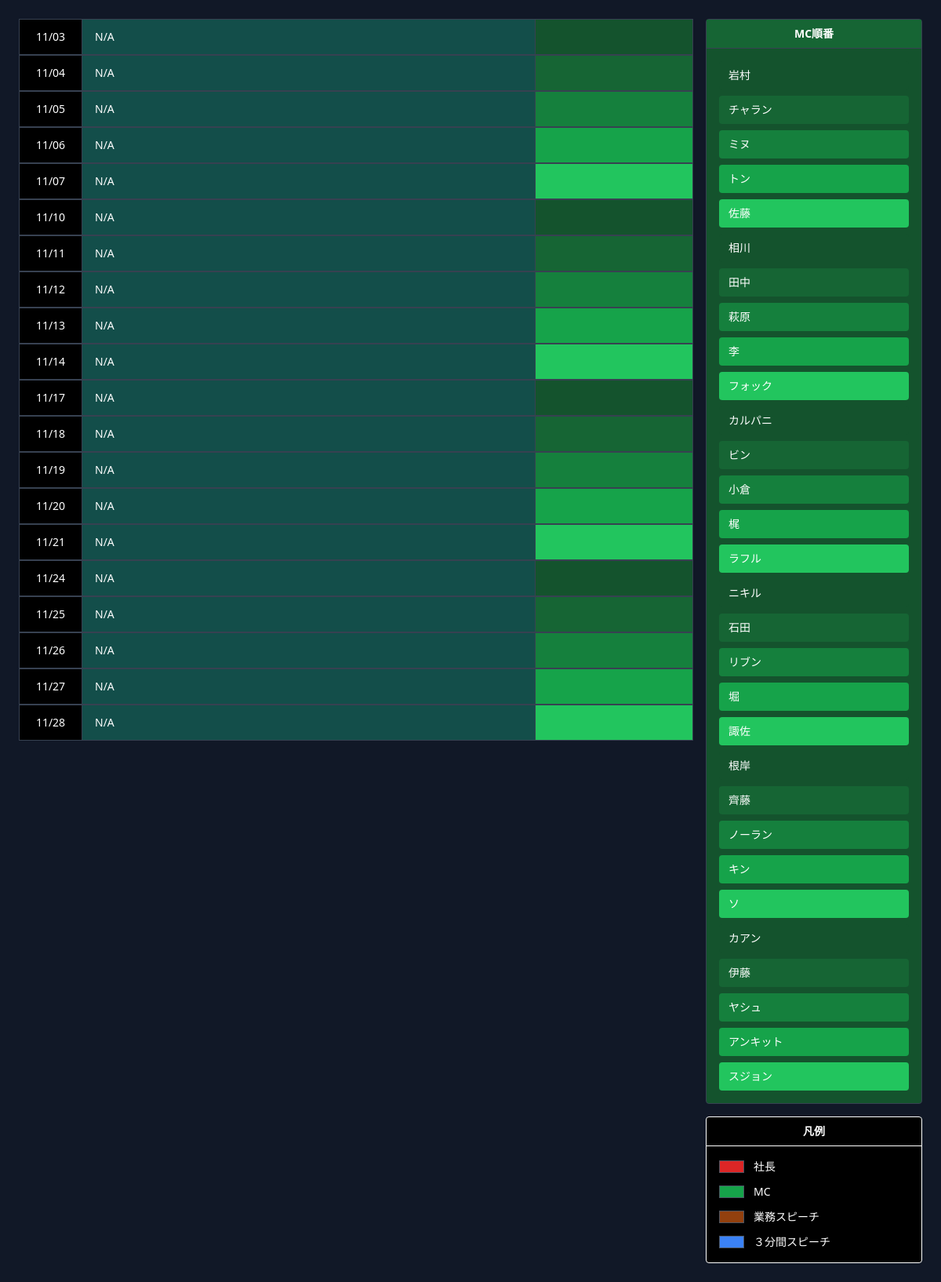
The page /mc-schedule/ on the database its author committed.
### core/models.py (models this page shows, shortened)
class Employee(models.Model):
    name = models.CharField(max_length=100)
    email = models.EmailField(unique=True)
    employee_id = models.CharField(max_length=10, unique=True)
    order = models.IntegerField(default=0)
    order_gyomu = models.IntegerField(default=0)
    role = models.CharField(max_length=20, choices=Role.choices, default=Role.MEMBER)
    is_rotation_active = models.BooleanField(default=True)

### core/views.py (the view)
# urls.py: path("mc-schedule/", views.mc_schedule_view, name="mc_schedule"),
def mc_schedule_view(request):
    schedule_entries = ScheduleEntry.objects.select_related('assigned_employee').order_by('date')
    mc_employees = Employee.objects.filter(is_rotation_active=True)
    green_shades = ["bg-green-900", "bg-green-800", "bg-green-700", "bg-green-600", "bg-green-500"]
    schedule_data = []
    for i, entry in enumerate(schedule_entries):
        schedule_data.append({
            "date_display": entry.date.strftime("%m/%d"),
            "member": entry.assigned_employee.name if entry.assigned_employee else "N/A",
            "mc": "",
            "role": entry.assigned_employee.get_role_display() if entry.assigned_employee else "",
            "color_class": "bg-teal-900", # Default color
            "mc_color_class": green_shades[i % len(green_shades)],
        })
    context = {
        "schedule_data": schedule_data,
        "mc_names": [e.name for e in mc_employees],
    }
    return render(request, "core/mc_schedule.html", context)

### core/templates/core/mc_schedule.html (shortened to what this page needs)
<!doctype html>
<html lang="ja">
  <head>
    <script src="https://cdn.tailwindcss.com"></script>
  </head>
  <body class="bg-gray-900 text-white">
    <div class="p-6 min-h-screen">
      <div class="grid grid-cols-12 gap-4">
        <div class="col-span-9 flex flex-col">
          <div class="flex flex-col">
            {% for entry in schedule_data %}
              <div class="grid gap-0 border border-gray-700" style="grid-template-columns: 80px 1fr 200px;">
                <div class="py-3 px-2 text-center text-sm bg-black border-r border-gray-700">
                  {{ entry.date_display }}
                </div>
                <div class="py-3 px-4 text-sm border-r border-gray-700 {{ entry.color_class }}">
                  {{ entry.member }}
                </div>
                <div class="py-3 px-4 text-sm {{ entry.mc_color_class }}">
                </div>
              </div>
            {% endfor %}
          </div>
        </div>
        <div class="col-span-3 flex flex-col gap-4">
          <div class="bg-green-900 border border-gray-700 rounded">
            <div class="bg-green-800 border-b border-gray-700 py-2 px-4 text-sm font-semibold text-center">
              MC順番
            </div>
            <div class="p-4 space-y-2">
              {% for mc in mc_names %}
                <div class="text-sm {% cycle 'bg-green-900' 'bg-green-800' 'bg-green-700' 'bg-green-600' 'bg-green-500' %} py-2 px-3 rounded">
                  {{ mc }}
                </div>
              {% endfor %}
            </div>
          </div>
          <div class="bg-black border border-white rounded">
            <div class="border-b border-white py-2 px-4 text-sm font-semibold text-center">
              凡例
            </div>
            <div class="p-4 space-y-3">
              <div class="flex items-center gap-3">
                <div class="w-8 h-4 bg-red-600 border border-gray-600"></div>
                <span class="text-sm">社長</span>
              </div>
              <div class="flex items-center gap-3">
                <div class="w-8 h-4 bg-green-600 border border-gray-600"></div>
                <span class="text-sm">MC</span>
              </div>
              <div class="flex items-center gap-3">
                <div class="w-8 h-4 bg-amber-800 border border-gray-600"></div>
                <span class="text-sm">業務スピーチ</span>
              </div>
              <div class="flex items-center gap-3">
                <div class="w-8 h-4 bg-blue-500 border border-gray-600"></div>
                <span class="text-sm">３分間スピーチ</span>
              </div>
            </div>
          </div>
        </div>
      </div>
    </div>
  </body>
</html>

### rows shown on the page
Employee: mc_names "岩村"
Employee: mc_names "チャラン"
Employee: mc_names "ミヌ"
Employee: mc_names "トン"
Employee: mc_names "佐藤"
Employee: mc_names "相川"
Employee: mc_names "田中"
Employee: mc_names "萩原"
Employee: mc_names "フォック"
Employee: mc_names "カルパニ"
Employee: mc_names "ビン"
Employee: mc_names "小倉"
Employee: mc_names "ラフル"
Employee: mc_names "ニキル"
Employee: mc_names "石田"
Employee: mc_names "リブン"
Employee: mc_names "諏佐"
Employee: mc_names "根岸"
Employee: mc_names "齊藤"
Employee: mc_names "ノーラン"
Employee: mc_names "キン"
Employee: mc_names "カアン"
Employee: mc_names "伊藤"
Employee: mc_names "ヤシュ"
Employee: mc_names "アンキット"
Employee: mc_names "スジョン"

### other values the page prints
{{ entry.date_display }} "11/03" "11/04" "11/05" "11/06" "11/07" "11/10" "11/11" "11/12" "11/13" "11/14" "11/17" "11/18" "11/19" "11/20" "11/21" "11/24" "11/25" "11/26" "11/27" "11/28"
{{ entry.member }} "N/A" "N/A" "N/A" "N/A" "N/A" "N/A" "N/A" "N/A" "N/A" "N/A" "N/A" "N/A" "N/A" "N/A" "N/A" "N/A" "N/A" "N/A" "N/A" "N/A"
{{ mc }} "李" "梶" "堀" "ソ"
